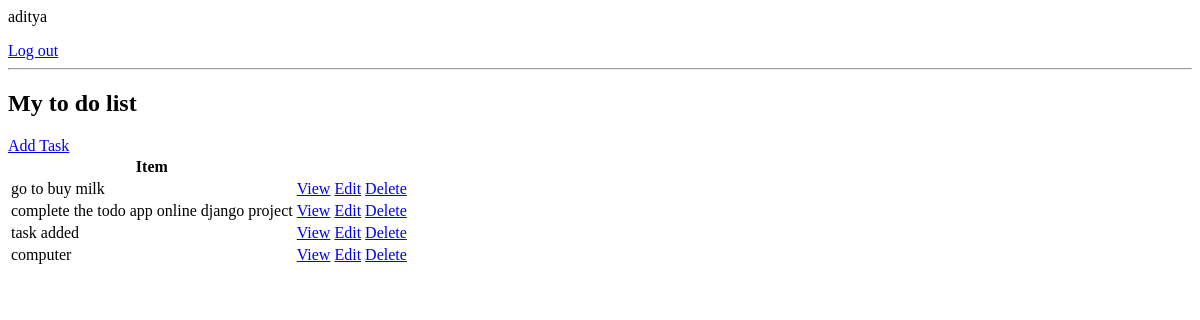
Page / (signed in) on the earlier database version.
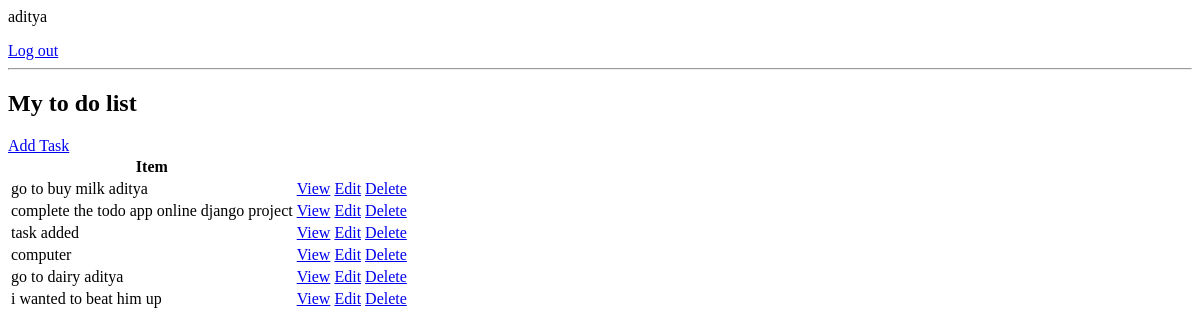
Same page on the later database version.
### To_do_app/models.py (models this page shows, shortened)
class Task(models.Model):
    user = models.ForeignKey(User, on_delete =models.CASCADE, null=True, blank=True )
    title = models.CharField(max_length=2000)
    discription = models.TextField(null=True, blank=True)
    complete = models.BooleanField(default=False)
    created = models.DateTimeField(auto_now_add=True)
    class Meta:
        ordering = ['complete']

### To_do_app/views.py (the view)
# urls.py: to this 'exaple url = path('', TaskList.as_view(), name='tasks'),'
class TaskList(LoginRequiredMixin, ListView):
    model = Task
    '''
    now we want to pass the data onto our template (frontend)
    so how do wwe get that query set onto our template , how do we go pass it in

    Bydefault django calls that query set objectList
    django is gonna look for objects_list which is the default name  of the context_object_name

    so inorder to give the context_object_name (objects_list by default) your own name
    just type context_object_name = 'tasks'
    and now in pur template we can refer to our context_object_name as tasks
    '''
    context_object_name = 'tasks'
    '''
    so we need to restrict the users from seeing eah others data because we are pulling all the data from the
    database regardless of the person logged in so we need to change that
    we are trying to ensure that the user can only get the data that they owns

    **kwargs means we are passing in the inital value
    '''
    def get_context_data(self, **kwargs):
        context = super().get_context_data(**kwargs) #this will be set to the original value and making sure that we are inheriting from the original item
        context['tasks'] = context['tasks'].filter(user=self.request.user)
        context['count'] = context['tasks'].filter(complete=False).count()
        return context

### To_do_app/templates/To_do_app/task_list.html
{% if request.user.is_authenticated %}
    <p>{{request.user}}</p>
    <a href="{% url 'logout' %}">Log out</a>
    <hr>
    <h2>My to do list</h2>
    <a href="{%url 'task-create'%}">Add Task</a>
    <table>
        <tr>
          <th>Item</th>
          <th></th>
          <th></th>
        </tr>
        {%for task in tasks %}
        <tr>
           <td>{{task.title}}</td>
           <td><a href = "{%url 'task' task.id%}"> View </a></td>
           <td><a href = "{%url 'task-update' task.id%}"> Edit </a></td>
           <td><a href = "{%url 'task-delete' task.id%}"> Delete </a></td>
        </tr>
        {%empty%}
          <h3>No task to remember!</h3>
        {%endfor%}
{% else %}
    <a href="{% url 'login' %}">Log in</a>
{% endif %}
</table>

Differences in the rows shown:
changed Task: title "go to buy milk" → "go to buy milk aditya"
added Task: title "go to dairy aditya"
added Task: title "i wanted to beat him up"
